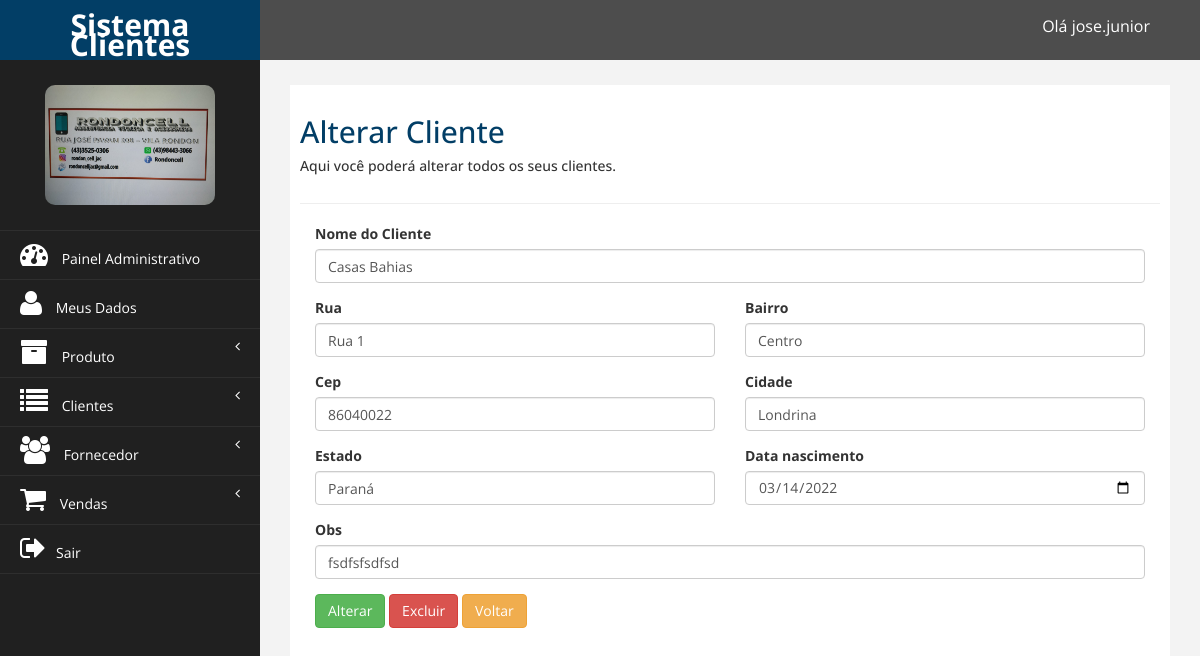
Page /financeiro/alterar_cliente.php?cod=2 (signed in) on the committed database.
### tables this page shows
CREATE TABLE `tb_cliente` (
  `id_cliente` int NOT NULL AUTO_INCREMENT,
  `nome_cliente` varchar(100) NOT NULL,
  `rua_cliente` varchar(200) NOT NULL,
  `bairro_cliente` varchar(200) NOT NULL,
  `cep_cliente` varchar(45) NOT NULL,
  `cidade_cliente` varchar(100) NOT NULL,
  `estado_cliente` varchar(45) NOT NULL,
  `data_nascimento` date NOT NULL,
  `obs_cliente` varchar(200) DEFAULT NULL,
  `id_funcionario` int NOT NULL,
  PRIMARY KEY (`id_cliente`),
  KEY `fk_tb_cliente_tb_funcionario1_idx` (`id_funcionario`)
);

### DAO/ClienteDAO.php (called while the page is built, shortened)
<?php
require_once 'UtilDAO.php';
class ClienteDAO extends Conexao
{
    public function DetalharCliente($id_cliente){
        $conexao = parent::retornaConexao();
        $comando_sql = 'Select id_cliente, nome_cliente, rua_cliente, bairro_cliente,
                               cep_cliente, cidade_cliente, estado_cliente, data_nascimento,
                               obs_cliente from tb_cliente where id_cliente = ? and id_funcionario = ? ';
        $sql = $conexao->prepare($comando_sql);
        $sql->bindValue(1, $id_cliente);
        $sql->bindValue(2, UtilDAO::CodigoLogado());
        $sql->execute();
        return $sql->fetchAll(PDO::FETCH_ASSOC);
    }
}
?>

### DAO/UtilDAO.php (called while the page is built, shortened)
<?php
class UtilDAO{
    public static function CodigoLogado()
    {
        return $_SESSION['cod'];
    }
}

### financeiro/alterar_cliente.php (the view, shortened to what this page needs)
<?php
require_once '../DAO/UtilDAO.php';
require_once '../DAO/ClienteDAO.php';
$objCliente = new ClienteDAO();
if (isset($_GET['cod']) && is_numeric($_GET['cod'])) {
    $id_cliente = $_GET['cod'];
    @$dados = $objCliente->DetalharCliente($id_cliente);
} else if (isset($_POST['btn_alterar'])) {
    $nomeCliente = trim($_POST['nomeCliente']);
    $clienteRua = trim($_POST['clienteRua']);
    $clienteBairro = trim($_POST['clienteBairro']);
    $clienteCep = trim($_POST['clienteCep']);
    $clienteCidade = trim($_POST['clienteCidade']);
    $clienteEstado = trim($_POST['clienteEstado']);
    $clienteNascimento = trim($_POST['clienteNascimento']);
    $clienteObs = trim($_POST['clienteObs']);
    $cod = $_POST['cod'];
    $ret = $objCliente->AlterarCliente(
        $nomeCliente,
        $clienteRua,
        $clienteBairro,
        $clienteCep,
        $clienteCidade,
        $clienteEstado,
        $clienteNascimento,
        $clienteObs,
        $cod
    );
}else if(isset($_POST['btn_excluir'])){
    $id_client = $_POST['cod'];
    $ret = $objCliente->ExcluirCliente($id_client);
}else {
    header('location: consultar_cliente.php');
    exit;
}
?>
<!DOCTYPE html>
<html xmlns="http://www.w3.org/1999/xhtml">
<?php include_once('_head.php'); ?>
<body>
    <div id="wrapper">
        <?php include_once('_topo.php'); ?>
        <?php include_once('_menu.php'); ?>
        <div id="page-wrapper">
            <div id="page-inner">
                <div class="row">
                    <div class="col-md-12">
                        <h2>Alterar Cliente</h2>
                        <h5>Aqui você poderá alterar todos os seus clientes. </h5>
                    </div>
                </div>
                <hr />
                <form action="alterar_cliente.php" method="post">
                    <div class="form-group col-md-12" id="divClientNome">
                        <label>Nome do Cliente</label>
                        <input name="nomeCliente" id="nomeCliente" type="text" value="<?= @$dados[0]['nome_cliente'] ?>" placeholder="Digite o nome do cliente" class="form-control" onfocusout="SinalizaCampo('divClientNome','nomeCliente')">
                    </div>
                    <div class="form-group col-md-6" id="divClientRua">
                        <label>Rua</label>
                        <input name="clienteRua" id="clienteRua" type="text" value="<?= @$dados[0]['rua_cliente'] ?>" placeholder="Digite a rua do cliente" class="form-control" onfocusout="SinalizaCampo('divClientRua','clienteRua')">
                    </div>
                    <div class="form-group col-md-6" id="divClientBairro">
                        <label>Bairro</label>
                        <input name="clienteBairro" id="clienteBairro" type="phone" value="<?= @$dados[0]['bairro_cliente'] ?>" placeholder="Digite o bairro do cliente" class="form-control" onfocusout="SinalizaCampo('divClientBairro','clienteBairro')">
                    </div>
                    <div class="form-group col-md-6" id="divClientCep">
                        <label>Cep</label>
                        <input name="clienteCep" id="clienteCep" type="text" value="<?= @$dados[0]['cep_cliente'] ?>" placeholder="Digite cep do cliente" class="form-control" onfocusout="SinalizaCampo('divClientCep','clienteCep')">
                    </div>
                    <div class="form-group col-md-6" id="divClientCidade">
                        <label>Cidade</label>
                        <input name="clienteCidade" id="clienteCidade" type="text" value="<?= @$dados[0]['cidade_cliente'] ?>" placeholder="Digite a cidade do cliente" class="form-control" onfocusout="SinalizaCampo('divClientCidade','clienteCidade')">
                    </div>
                    <div class="form-group col-md-6" id="divClientEstado">
                        <label>Estado</label>
                        <input name="clienteEstado" id="clienteEstado" type="text" value="<?= @$dados[0]['estado_cliente'] ?>" placeholder="Digite o estado do cliente" class="form-control" onfocusout="SinalizaCampo('divClientEstado','clienteEstado')">
                    </div>
                    <div class="form-group col-md-6" id="divClientNascimento">
                        <label>Data nascimento</label>
                        <input name="clienteNascimento" id="clienteNascimento" type="date" value="<?= @$dados[0]['data_nascimento'] ?>" placeholder="Digite a data de nascimento" class="form-control" onfocusout="SinalizaCampo('divClientNascimento','clienteNascimento')">
                    </div>
                    <div class="form-group col-md-12" id="divClientObs">
                        <label>Obs</label>
                        <input name="clienteObs" id="clienteObs" type="text" value="<?= @$dados[0]['obs_cliente'] ?>" placeholder="Digite cep do cliente" class="form-control" onfocusout="SinalizaCampo('divClientObs','clienteObs')">
                    </div>
                    <div class="col-md-12">
                        <button name="btn_alterar" class="btn btn-success" onclick=" return ValidarCliente()">Alterar</button>
                        <button type="button" class="btn btn-danger" data-toggle="modal" data-target="#ExcluirCliente">Excluir</button>
                        <a href="consultar_cliente.php" class="btn btn-warning ">Voltar</a>
                </form>
            </div>
        </div>
    </div>
</body>
</html>

### financeiro/assets/css/custom.css (style rules this page uses)
body { font-family: 'Open Sans', sans-serif; }
#wrapper { width: 100%; background:#202020; }
#page-wrapper { padding: 15px 15px; min-height: 600px; background:#F3F3F3; }
#page-inner { width:100%; margin:10px 20px 10px 0px; background-color:#fff!important; padding:10px; min-height:1200px; }
h2 { color: #023e66; }
@media (min-width:768px) { #page-wrapper { margin: 0 0 0 260px; padding: 15px 30px; min-height: 1200px; } }

### rows in the picture
tb_cliente: nomeCliente "Casas Bahias", clienteRua "Rua 1", clienteBairro "Centro", clienteCep "86040022", clienteCidade "Londrina", clienteEstado "Paraná", clienteNascimento "03/14/2022", clienteObs "fsdfsfsdfsd"

### other values in the picture
$nome "jose.junior"
